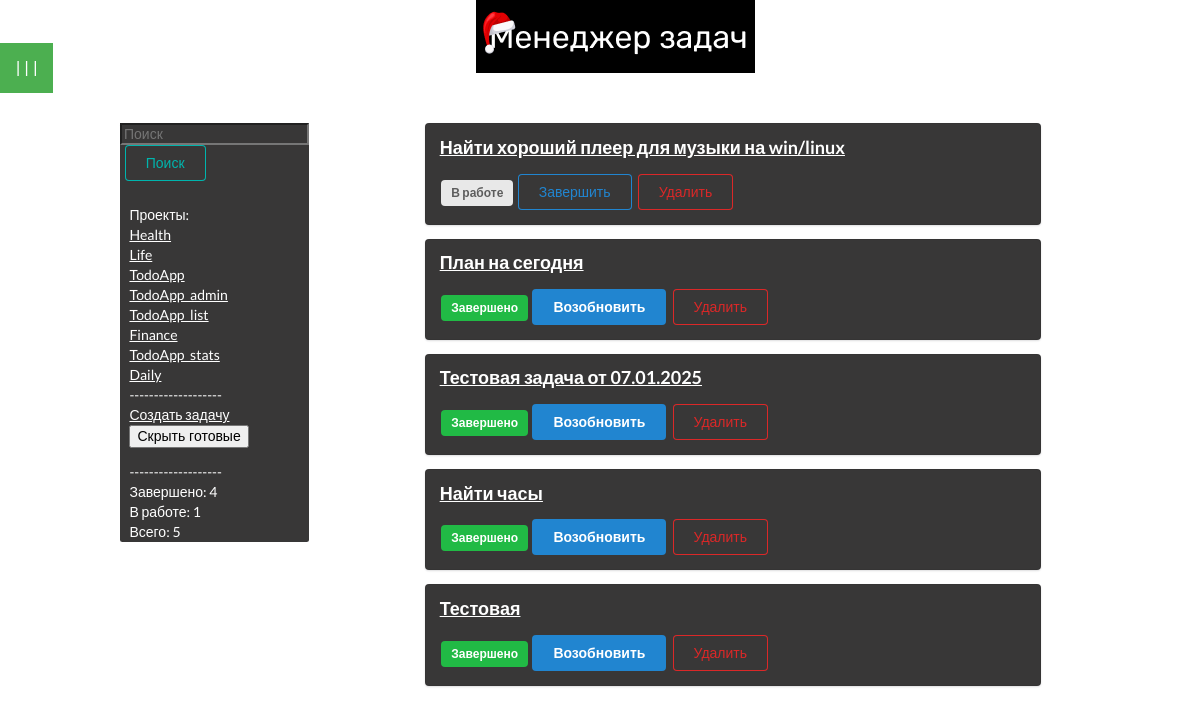
Page /sort/Life (signed in) on the earlier database version.
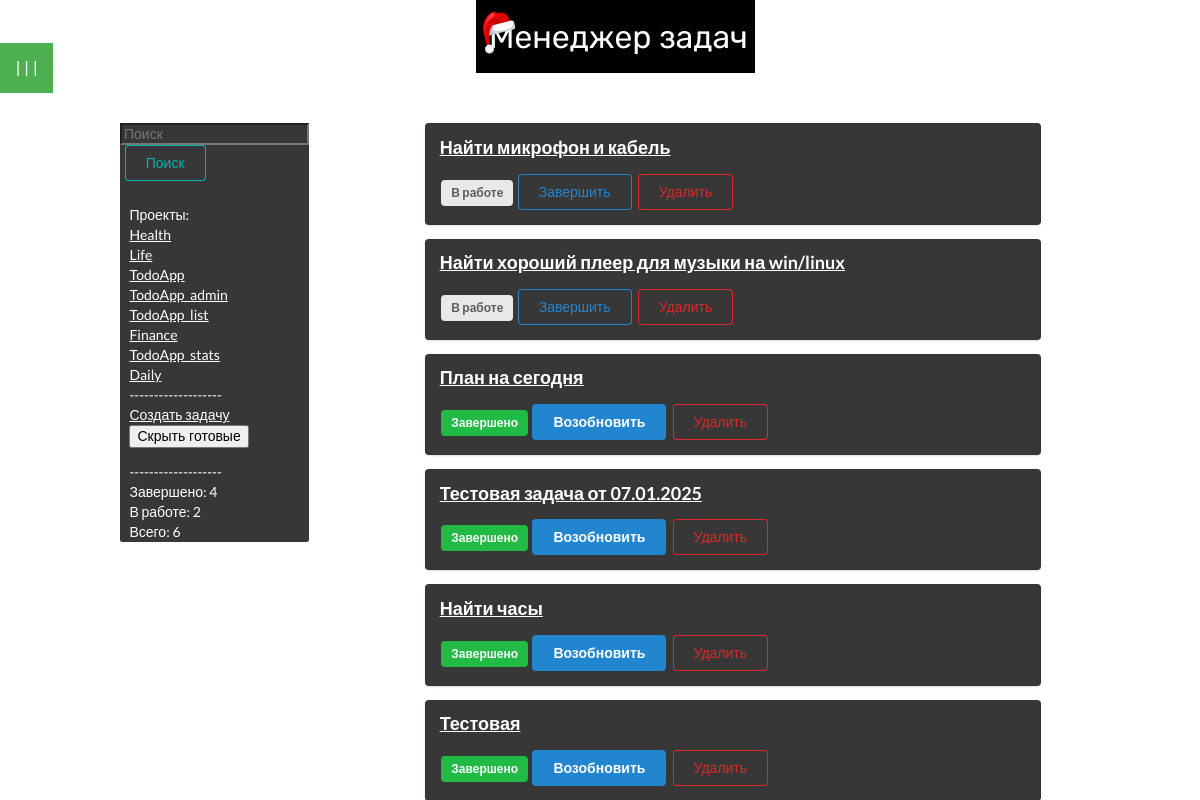
Same page on the later database version.
### todo/models.py (models this page shows)
class Tag(db.Model):
    id = db.Column(db.Integer, primary_key=True)
    uid = db.Column(db.Integer)
    title = db.Column(db.String(100))
    descr = db.Column(db.String(1000))

class ToDo(db.Model):
    id = db.Column(db.Integer, primary_key=True)
    title = db.Column(db.String(100))
    tag_id = db.Column(db.Integer)
    descr = db.Column(db.String(1000))
    create_date = db.Column(db.DateTime)
    close_date = db.Column(db.DateTime)
    is_complete = db.Column(db.Boolean)
    is_cycle = db.Column(db.String(25))
    cycle_series = db.Column(db.Integer)

### todo/routes.py (the view, shortened to what this page needs)
@app.route('/sort/<string:todo_tag>', methods=['POST', 'GET'])
@login_required
def sort(todo_tag):
    print(todo_tag)
    if request.method == 'GET':
        default_value = 0
        get_curr_user_tags = Tag.query.filter_by(uid=current_user.id, title=todo_tag).all()
        tags_ids = []
        tags_ids = []
        for el in get_curr_user_tags:
            tags_ids.append(el.id)
        todo_list = ToDo.query.filter(ToDo.tag_id.in_((tags_ids))).order_by(ToDo.is_complete).order_by(ToDo.id.desc()).all()
        todo_completed = ToDo.query.filter(ToDo.tag_id.in_((tags_ids))).filter_by(is_complete=1).all()
        todo_uncompleted = ToDo.query.filter(ToDo.tag_id.in_((tags_ids))).filter_by(is_complete=0).order_by(ToDo.id.desc()).all()
        todo_list_all = ToDo.query.filter(ToDo.tag_id.in_((tags_ids))).all()
        completed = len(todo_completed)
        uncompleted = len(todo_uncompleted)
        all = len(todo_list_all)
        todo_tags = Tag.query.filter_by(uid=current_user.id).distinct(Tag.title)
        return render_template('todo/index.html', todo_list=todo_list, todo_tags=todo_tags, todo_completed=completed, todo_uncompleted=uncompleted, todo_all=all, title='CUBI Prot.', default_value=default_value)

### todo/routes.py (called while the page is built)
@login_manager.user_loader
def load_user(user_id):
    user = db.session.get(Users, int(user_id))
    return user

### todo/templates/todo/index.html (shortened to what this page needs)
{% extends 'todo/layout.html' %}
{% block content %}
<img src="static/todo_logo_black.png" style="margin-left: 35%; margin-right: 25%;">
<div style="margin-top: 2.5%; class:'ui container'; margin-left: 10%; margin-right: 10%; display: flex;">
    <div class="navigation"
        style="color: white; background-color: rgb(56, 55, 55); width: 20%; height: 70%; margin-bottom: 1%; border-radius: 2.5px;">
        <form action="/search" method="post">
            <input type="text" name="search_bar" placeholder="Поиск"
                style="background-color: rgb(56, 55, 55); color: white;">
            <button class="ui teal basic button" type="submit"
                style="margin-bottom: 10px; margin-left: 2.5%;">Поиск</button>
        </form>
        <div class="tags" style="margin-left: 5%;">
            {% block tags %}
            Проекты:<br>
            {% for tag in todo_tags %}
            <a href="/sort/{{ tag.title }}">{{tag.title}}<br></a>
            {% endfor %}
            -------------------<br>
            {% endblock %}
            <a href="#openModal" style="margin-top: 10%;">Создать задачу</a><br>
            <form method="post">
                <button type="submit" id="hider" name="hider" value={{default_value}}>Скрыть готовые</button>
            </form>
            -------------------<br>
        </div>
        <div style="margin-left: 5%;">
            Завершено: {{todo_completed}}<br>
            В работе: {{todo_uncompleted}}<br>
            Всего: {{todo_all}}<br>
        </div>
    </div>
    {% for todo in todo_list %}
    <div class="contentt" style="width: 100%;">
        <div class="ui segment"
            style="margin-left: 15%; margin-right: 25%; width: 80%; background-color: rgb(56, 55, 55);">
            <p class="ui big header" name="header" style="margin-bottom: 2.5%; color: white; ">
                <a href="#openModal3/{{todo.id}}" style="color: white">{{todo.title}}<br>
            </p></a>
            {% if todo.is_complete == False %}
            <span class="ui gray label">В работе</span>
            <a class="ui primary basic button" href="/update/{{ todo.id }}">Завершить</a>
            {% else %}
            <span class="ui green label">Завершено</span>
            <a class="ui blue button" href="/update/{{ todo.id }}">Возобновить</a>
            {% endif %}
            <a class="ui negative basic button" href="/delete/{{ todo.id }}">Удалить</a>
        </div>
    </div>
    {% endfor %}
</div>
{% endblock content %}

Differences in the rows shown:
added ToDo: title "Найти микрофон и кабель"
Other differences:
{{ todo_uncompleted }}: "1" → "2"
{{ todo_all }}: "5" → "6"
